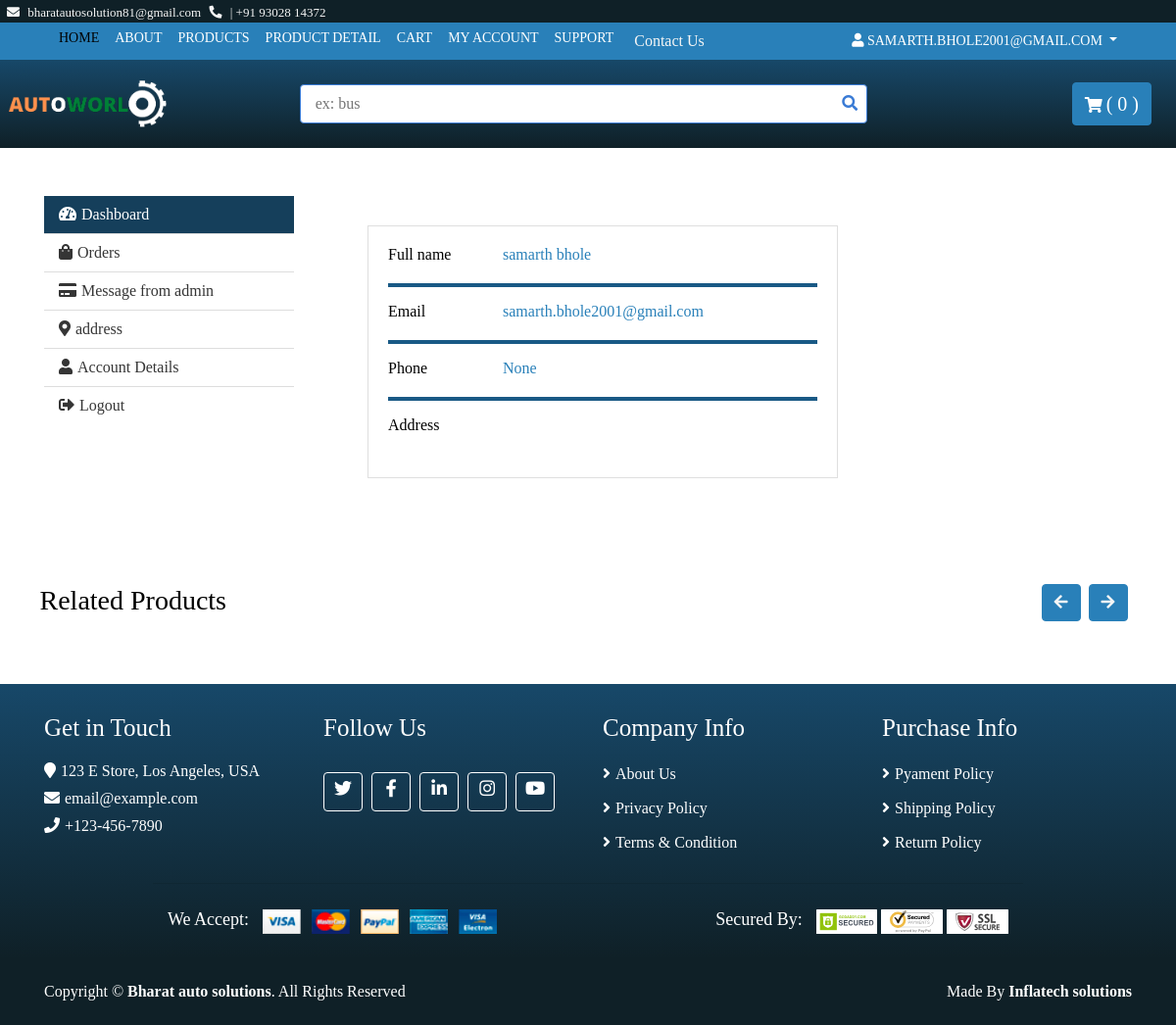
The page /userdash/ (signed in) on the database its author committed.
### base/models.py (models this page shows, shortened)
class User(AbstractUser):
    username=None
    email=models.EmailField(unique=True, null=False)
    phone_no=models.CharField(max_length=11, null=True)
    created_at=models.DateTimeField(auto_now_add=True)
    USERNAME_FIELD = 'email'
    objects=UserManager()
    REQUIRED_FIELDS=[]

class Customer(models.Model):
    user = models.OneToOneField(User, on_delete=models.CASCADE, null=True, blank=True)
    first_name=models.CharField(max_length=20, null=True)
    last_name=models.CharField(max_length=20, null=True)
    created_at=models.DateTimeField(auto_now_add=True)

### base/views.py (the view)
# urls.py: path('userdash/',views.user_dash, name="user_profile"),
def user_dash(request):
    if request.user.is_authenticated:
        us= request.user
        cust, created = Customer.objects.get_or_create(user=us)
        cartItems= nav(HttpRequest, cust)
        messages = Message.objects.filter(Customer=cust)
        orders = Order.objects.filter(Customer=cust, status=True)
        itemes = Order_item.objects.all()
    else:
            return redirect('loginr')
    context =  {'customers':cust, 'orders': orders, 'itemes':itemes,'us':us,'cartItems':cartItems,'messages':messages }
    return render (request, 'user_profile/dashboard.html',context)

### base/models.py (called while the page is built)
    def __str__(self):
        return str(self.id)

    @property
    def get_cart_items(self):
        orderitems = self.order_item_set.all()
        total = sum([item.quantity for item in orderitems])
        return total

### base/views.py (called while the page is built)
def nav(request,customer):
    order, created = Order.objects.get_or_create(Customer=customer, status=False)
    cartItems = order.get_cart_items
    return cartItems

### templates/user_profile/dashboard.html (shortened to what this page needs)
{% extends '../base.html' %}
{% block content %}
<br>
<div class="my-account">
  <div class="container">
    <div class="row">
      <div class="col-md-3">
        <div class="nav flex-column nav-pills" role="tablist" aria-orientation="vertical">
          <a class="nav-link active" id="dashboard-nav" data-toggle="pill" href="#dashboard-tab" role="tab"><i
              class="fa fa-tachometer-alt"></i>Dashboard</a>
          <a class="nav-link" id="orders-nav" data-toggle="pill" href="#orders-tab" role="tab"><i
              class="fa fa-shopping-bag"></i>Orders</a>
          <a class="nav-link" id="payment-nav" data-toggle="pill" href="#payment-tab" role="tab"><i
              class="fa fa-credit-card"></i>Message from admin</a>
          <a class="nav-link" id="address-nav" data-toggle="pill" href="#address-tab" role="tab"><i
              class="fa fa-map-marker-alt"></i>address</a>
          <a class="nav-link" id="account-nav" data-toggle="pill" href="#account-tab" role="tab"><i
              class="fa fa-user"></i>Account Details</a>
          <a class="nav-link" href="{% url 'logout' %}"><i class="fa fa-sign-out-alt"></i>Logout</a>
        </div>
      </div>
      <div class="col-md-9">
        <div class="tab-content">
          <div class="tab-pane fade show active" id="dashboard-tab" role="tabpanel" aria-labelledby="dashboard-nav">
            <section>
              <div class="container">
                <div class="row">
                  <div class="col-lg-8">
                    <div class="card mb-4">
                      <div class="card-body">
                        <div class="row">
                          <div class="col-sm-3">
                            <p class="mb-0">Full name</p>
                          </div>
                          <div class="col-sm-9">
                            <p class="text-muted mb-0"><span style="color:#2980b9;">{{customers.first_name}} {{customers.last_name}}</span></p>
                          </div>
                        </div>
                        <hr>
                        <div class="row">
                          <div class="col-sm-3">
                            <p class="mb-0">Email</p>
                          </div>
                          <div class="col-sm-9">
                            <p class="text-muted mb-0"><span style="color:#2980b9;">{{user}}</span></p>
                          </div>
                        </div>
                        <hr>
                        <div class="row">
                          <div class="col-sm-3">
                            <p class="mb-0">Phone</p>
                          </div>
                          <div class="col-sm-9">
                            <p class="text-muted mb-0"><span style="color:#2980b9;">{{user.phone_no}}</span></p>
                          </div>
                        </div>
                        <hr>
                        <div class="row">
                          <div class="col-sm-3">
                            <p class="mb-0">Address</p>
                          </div>
                          <div class="col-sm-9">
                          </div>
                        </div>
                      </div>
                    </div>
                  </div>
                </div>
              </div>
            </section>
          </div>
        </div>
      </div>
    </div>
  </div>
</div>
<div class="container-fluid">
  <div class="row">
    <div class="col-md-12">
      {% include '../product_display.html' %}
    </div>
  </div>
</div>
{% endblock content %}

### templates/nav.html (shortened to what this page needs)
{% load static %}
{% block content %}
<div class="top-bar">
    <div class="container-fluid">
        <div class="row">
            <div class="col-sm-6">
                <i class="fa fa-envelope"></i>
                bharatautosolution81@gmail.com
                <i class="fa fa-phone-alt"></i><span> | </span>
                +91 93028 14372
            </div>
            <div class="col-sm-6" id="google_translate_element">
            </div>
        </div>
    </div>
</div>
<div class="nav">
    <div class="container-fluid">
        <nav class="navbar navbar-expand-md  navbar-dark">
            <div class="collapse navbar-collapse justify-content-between" id="navbarCollapse">
                <div class="navbar-nav mr-auto">
                    <a href="{% url 'home' %}" class="nav-item nav-link active">Home</a>
                    <a href="{% url 'about' %}" class="nav-item nav-link ">About</a>
                    <a href="{% url 'products' %}" class="nav-item nav-link">Products</a>
                    <a href="product-detail.html" class="nav-item nav-link">Product Detail</a>
                    <a href="{% url 'cart' %}" class="nav-item nav-link">Cart</a>
                    <a href="{% url 'user_profile' %}" class="nav-item nav-link">My Account</a>
                    {% if  request.user.is_authenticated %}
                    <a href="{% url 'support' %}" class="nav-item nav-link ">Support</a>
                    {% endif %}
<button type="button" class="btn btn-primary" data-toggle="modal" data-target="#exampleModal">
    Contact Us
  </button>
                </div>
                <div class="navbar-nav ml-auto">
                    <div class="nav-item dropdown">
                        <a href="#" class="nav-link dropdown-toggle" data-toggle="dropdown"> <i class="fa fa-user" aria-hidden="true"></i>{% if request.user.is_authenticated %} {{user}} {% endif %} {% if not request.user.is_authenticated %} Guest{% endif %}</a>
                    </div>
                </div>
            </div>
        </nav>
    </div>
</div>
<div class="bottom-bar">
    <div class="container-fluid">
        <div class="row align-items-center">
            <div class="col-md-3">
                <div class="logo">
                    <a href="{% url 'home' %}">
                        <img src="{% static 'img/logo.png' %}" alt="Logo">
                    </a>
                </div>
            </div>
            <div class="col-md-6">
                <form method="GET" action="{% url 'products' %}">
                <div class="search">
                    <input name="q" type="text" value="" placeholder="ex: bus">
                    <button type="submit"><i class="fa fa-search"></i></button>
                </div>
                </form>
            </div>
            <div class="col-md-3">
                <div class="user">
                    <a href="{% url 'cart' %}" class="btn cart">
                        <i class="fa fa-shopping-cart"></i>
                        <span>( {{cartItems}} )</span>
                    </a>
                </div>
            </div>
        </div>
    </div>
</div>
{% endblock content %}

### static/styles/main.css (style rules this page uses)
body { color: rgb(0, 0, 0); font-family:'Times New Roman'; font-weight: 400; background: #ffffff; font-size: 16px; line-height: normal; }
a { color: #0f2027; }
hr { margin-top: 20px; padding: 2px 0; border: none; background-color: #195985; letter-spacing: 5px; }
@media (min-width: 992px) { .container-fluid { margin-top: 0px; padding-right: 10px; padding-left: 1px; } }
.btn { color: whitesmoke; background: #2980B9; border: 1px solid #2980B9; }
.top-bar { padding: 2px 1px; padding-top: 5px; font-size: 13px; color: #F5F5F5; background: #0F2027; }
.top-bar i { margin-right: 5px; margin-left: 5px; }
.top-bar .col-sm-6:first-child { text-align: left; }
.top-bar .col-sm-6:last-child { text-align: right; }
.nav { position: relative; }
@media (min-width: 992px) { .nav .container-fluid { padding-left: 52px; padding-right: 52px; } }
.nav .navbar { height: 100%; padding: 0; }
@media (min-width: 768px) { .nav, .nav .navbar { background: #2980B9 !important; } }
@media (min-width: 768px) { .nav .navbar-dark a.nav-link { color: #ffffff; font-size: 14px; text-transform: uppercase; } }
@media (min-width: 768px) { .nav .navbar-dark a.nav-link:hover, .nav .navbar-dark a.nav-link.active { color: #000000; } }
.bottom-bar { padding: 15px 0; background-image: linear-gradient(to top ,#0F2027, #174869); margin-bottom: 1px; }
.bottom-bar .logo { text-align: left; overflow: hidden; }
.bottom-bar .logo a img { max-height: 60px; }
.bottom-bar .search { width: 100%; }
.bottom-bar .search input[type=text] { width: 100%; height: 40px; padding: 0 15px; color: #666666; border: 1px solid #3a7bd5; border-radius: 4px; }
.bottom-bar .search button { position: absolute; width: 40px; height: 38px; top: 1px; right: 16px; padding: 0 15px; border: none; background: none; color: #3a7bd5; border-radius: 0 2px 2px 0; }
.bottom-bar .user { font-size: 0; text-align: right; padding: inherit; }
.bottom-bar .user .cart i, .bottom-bar .user .wishlist i { color: white; }
.bottom-bar .user .cart span, .bottom-bar .user .wishlist span { color: white; font-size: 20px; }
@media (min-width: 768px) { .bottom-bar { max-height: 90px; } }
.my-account { position: relative; padding: 30px 0; }
.my-account .nav.nav-pills .nav-link { padding: 10px 15px; color: #353535; background: #ffffff; border-radius: 0; border-bottom: 1px solid #dddddd; transition: all .3s; font-family: Georgia, 'Times New Roman', Times, serif; }
.my-account .nav.nav-pills .nav-link:last-child { border-bottom: none; }
.my-account .nav.nav-pills .nav-link:hover, .my-account .nav.nav-pills .nav-link.active { color: #ffffff; background: #153f5b; }
.my-account .nav.nav-pills .nav-link i { margin-right: 5px; }
.my-account .tab-content { padding: 30px; background: #ffffff; }
.card { position: relative; display: block; height: 100%; border-radius: calc(var(--curve) * 1px); overflow: hidden; text-decoration: none; }

### rows shown on the page
User: email "SAMARTH.BHOLE2001@GMAIL.COM", email "samarth.bhole2001@gmail.com", phone_no "None"
Customer: first_name "samarth", last_name "bhole"

### other values the page prints
{{ cartItems }} "0"
